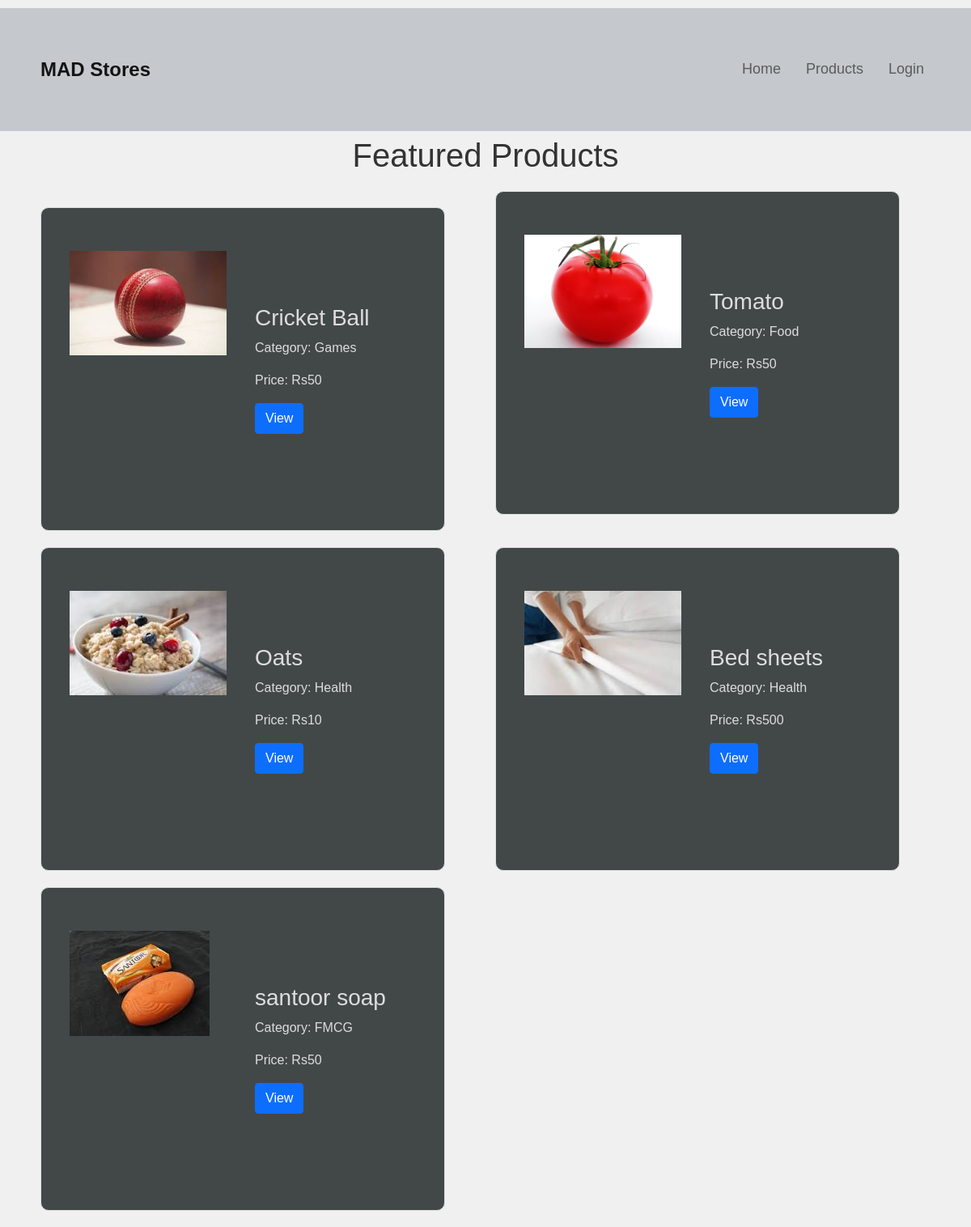
/dashboard, run on the app's committed database.
### models.py (models this page shows)
class Products(db.Model):
    product_id=db.Column(db.Integer,primary_key=True)
    product_name=db.Column(db.String(50),nullable=False)
    product_price=db.Column(db.Integer,nullable=False)
    inventory_count=db.Column(db.Integer,nullable=False)
    image_url=db.Column(db.String(100),nullable=False)
    category=db.Column(db.String(50),nullable=False)

### app.py (the view)
@app.route('/dashboard',methods=['GET','POST'])
def dashboard():
    if request.method=='POST':
        category=request.form.get('category')
        if not category:
            return "Failed to load categories"
        return redirect(f"/user/filter/{category}")
    category=Categories.query.all()
    if not category:
        return "Failed to load categories"
    products=Products.query.all()[:5]
    if "user" not in session:
        return render_template('dashboard2.html',products=products,logged_in=False,user="Guest",message=2,categories=category)
    user=Users.query.filter_by(username=session['user']).first()
    return render_template('dashboard2.html',products=products,logged_in=True,user=user,message=2,catalog=category)

### templates/dashboard2.html (shortened to what this page needs)
<!DOCTYPE html>
<html lang="en">
<head>
    <link href="https://cdn.jsdelivr.net/npm/bootstrap@5.1.3/dist/css/bootstrap.min.css" rel="stylesheet">
    <link rel="stylesheet" href="{{ url_for('static', filename='style3.css') }}">
</head>
<body>
    <nav class="navbar navbar-expand-lg navbar-light fixed-top">
        <div class="container justify-content-center">
            <a class="navbar-brand" href="#">MAD Stores</a>
            <ul class="navbar-nav ml-auto">
                <li class="nav-item">
                    <a class="nav-link" href="#">Home</a>
                </li>
                <li class="nav-item">
                    <a class="nav-link" href="/user/products">Products</a>
                </li>
                {% if not logged_in %}
                <li class="nav-item">
                    <a class="nav-link" href="/login">Login</a>
                </li>
                {% else %}
                <li class="nav-item">
                    <a class="nav-link" href="/logout">Logout</a>
                </li>
                {% endif %}
            </ul>
        </div>
    </nav>
    <div class="container">
        <h1 class="mt-5 text-center">Featured Products</h1>
        <div class="row">
            {% for product in products %}
            <div class="col-md-6">
                <div class="product-block">
                    <div class="product-image">
                        <img src="{{ product.image_url }}" alt="{{ product.product_name }}" class="img-fluid">
                    </div>
                    <div class="product-details">
                        <h3>{{ product.product_name }}</h3>
                        <p>Category: {{ product.category }}</p>
                        <p>Price: Rs{{ product.product_price }}</p>
                        {%if logged_in%}
                        <a href="/user/view_product/{{ product.product_id }}" class="btn btn-primary">View</a>
                        {%else%}
                        <a href="/login" class="btn btn-primary">View</a>
                        {%endif%}
                    </div>
                </div>
            </div>
            {% endfor %}
        </div>
    </div>
</body>
</html>

### static/style3.css (style rules this page uses)
body { font-family: Arial, sans-serif; color: #333; background-color: #f0f0f0; }
.container { margin-top: 100px; height: 90%; padding: 20px; }
.row .col-md-6:first-child { margin-top: 20px; }
.container .row { margin-top: 20px; height: 200px; }
.container .row .col-md-6 .product-block .product-image img { max-height: 200px; height: auto; width: auto; max-width: 100%; }
.product-block { display: flex; align-items: center; border: 1px solid #ddd; padding: 20px; margin-bottom: 20px; flex-basis: calc(50% - 40px); height: 400px; width: 500px; background-color: rgb(66, 72, 72); border-radius: 10px; color: #ddd; }
.product-image { flex: 1; margin-right: 20px; padding: 5px; border-radius: 5px; }
.product-image img { max-width: 100%; height: auto; border-radius: 10px; padding: 10px; }
.product-details { flex: 1; }
.product-details h3 { margin-top: 0; }
.navbar { background-color: #c5c9cd; padding: 15px 0; margin-top: 10px; height:10% }
.navbar-brand { font-size: 24px; font-weight: bold; color: #007bff; position: relative; margin-bottom: 100px; }
.navbar-nav { margin-bottom: 100px; margin-left: auto; }
.nav-link { color: #333; font-size: 18px; margin-left: 15px; }
.product-image { height: 90%; border-radius: 10px; overflow: hidden; }
.product-image img { object-fit: cover; width: 100%; height: 100%; }

### data on the page
Products: image_url (picture), product_name "Cricket Ball", category "Games", product_price "50"
Products: image_url (picture), product_name "Tomato", category "Food", product_price "50"
Products: image_url (picture), product_name "Oats", category "Health", product_price "10"
Products: image_url (picture), product_name "Bed sheets", category "Health", product_price "500"
Products: image_url (picture), product_name "santoor soap", category "FMCG", product_price "50"
